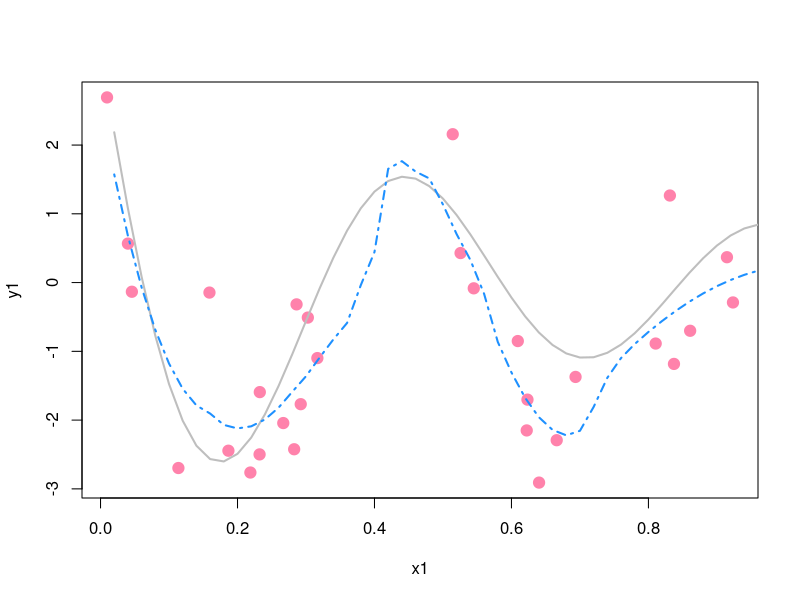

The R script that drew this image:
#compute leverages 
leverages = function(x1, sp){
  n = length(x1)
  lev = rep(0, n)
  S = matrix(0, n, n)
  
  for(i in 1:n){
    y = rep(0, n)
    y[i] = 1
    
    ####not sure if this is correct
    #enp is not correct
    yi = loess(y ~ x1, span = sp, control = loess.control(surface = "direct"))$fitted
    lev[i] = yi[i]
    # S[, i] = yi
  }
  # S = (S + t(S))/2
  # lev = diag(S)
  return(lev)
}

onestep_cv = function(x1, y1, sp){
  llr      = loess(y1 ~ x1, span = sp, control = loess.control(surface = "direct"))
  n        = length(y1)
  fit_vals = llr$fitted
  resids   = residuals(llr) #need this?
  
  #call loocv for the diag of S
  lev = leverages(x1, sp)
  
  #compute CV
  numerator       = y1 - fit_vals
  cv_denomenator  = 1 - lev
  cv_l = (sum((numerator / cv_denomenator)^2))/n
  
  #compute GCV
  gcv_denomenator = 1 - mean(lev)
  gcv_l = (sum((numerator / gcv_denomenator)^2))/n
  
  return(list(cv = cv_l, gcv = gcv_l))
}

my_CV = function(x1, y1, spans){
  m   = length(spans)
  cv  = rep(0, m)
  gcv = rep(0,m)
  
  #test each value of span
  for(s in 1:m){
    cvs = onestep_cv(x1, y1, spans[s])
    cv[s]  = cvs$cv
    gcv[s] = cvs$gcv
  }
  
  return(list(cv = cv, gcv = gcv))
}


# setup
setwd("~/Google Drive/Geek2/UofIll/CS598_PSL/Assignment_3")
my_data = read.csv("Coding3_Data.csv")
spans = seq(from = 0.20, to = 0.90, length = 15)

#for ease of testing
x1 = my_data$x
y1 = my_data$y

#get cv and gcv results
cv_output = my_CV(x1, y1, spans)
results = cbind(Spans = spans, CV = cv_output$cv, GCV = cv_output$gcv)
results

#best span values for cv + gcv
spans[cv_output$cv == min(cv_output$cv)]
spans[cv_output$gcv == min(cv_output$gcv)]
best_sp = spans[cv_output$gcv == min(cv_output$gcv)]

#plot the simulated data, true function and loess model
fx        = seq(0.02, 1, by = 0.02)
true_y    = sin(12 * (fx + 0.2)) / (fx + 0.2)
best_s_mdl= loess(y1 ~ x1, span = best_sp, control = loess.control(surface = "direct"))
fitted_y  = predict(best_s_mdl, newdata = data.frame(x1 = fx))

plot(y1 ~ x1,
     pch = 19,
     cex = 1.5,
     col = "palevioletred1")
lines(fx, true_y, 
      col = "grey", lwd = 2)
lines(fx, fitted_y,
      col = "dodgerblue",
      lty = 4, lwd = 2)

